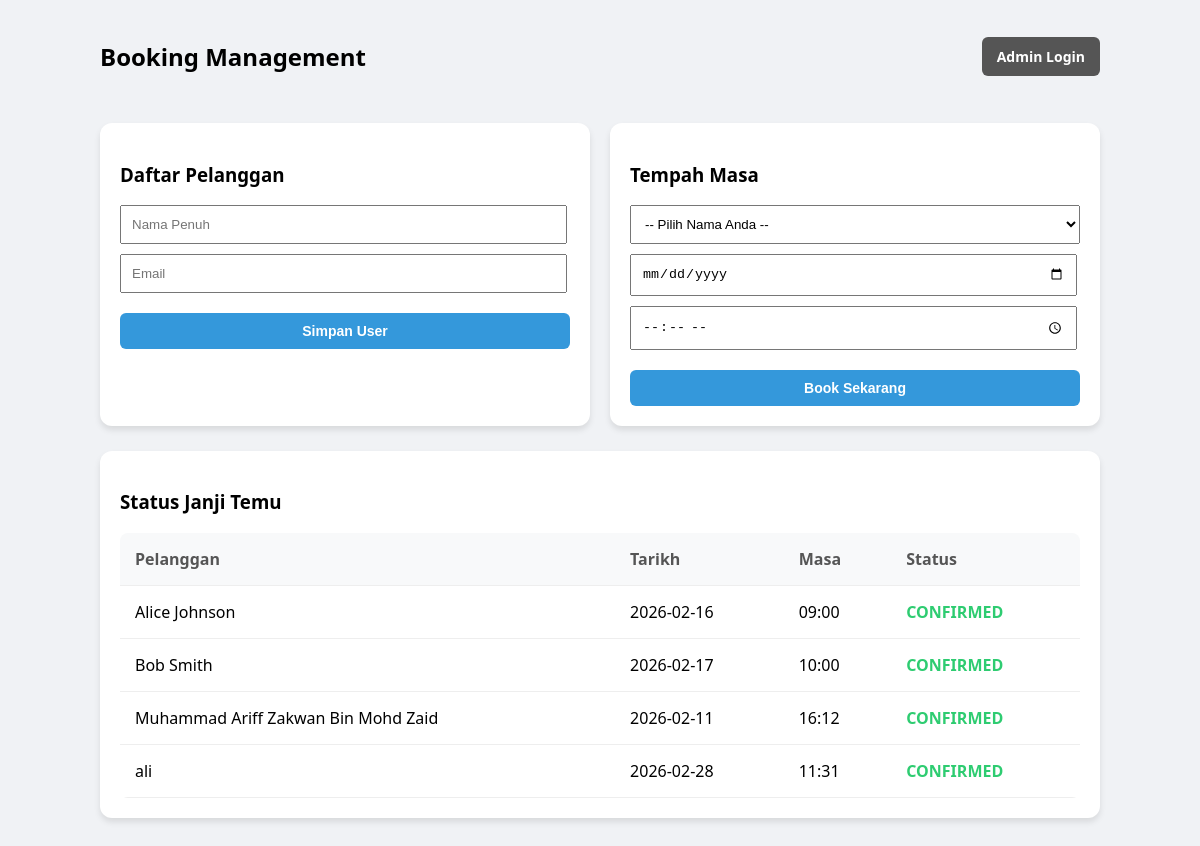
The page / on the database its author committed.
### tables this page shows
CREATE TABLE appointments (
    id INTEGER PRIMARY KEY AUTOINCREMENT,
    user_id INTEGER NOT NULL,
    appointment_date DATE NOT NULL,
    appointment_time TIME NOT NULL,
    duration_minutes INTEGER DEFAULT 30,
    status TEXT DEFAULT 'pending',
    notes TEXT,
    created_at DATETIME DEFAULT CURRENT_TIMESTAMP,
    FOREIGN KEY (user_id) REFERENCES users(id)
);

CREATE TABLE users (
    id INTEGER PRIMARY KEY AUTOINCREMENT,
    name TEXT NOT NULL,
    email TEXT UNIQUE NOT NULL,
    phone TEXT,
    created_at DATETIME DEFAULT CURRENT_TIMESTAMP
);

### app.py (the view)
@app.route('/')
def home():
    conn = get_db_connection()
    users = conn.execute('SELECT * FROM users').fetchall()
    is_admin = session.get('admin_logged_in', False)
    appointments = conn.execute('''
        SELECT a.*, u.name as user_name
        FROM appointments a
        JOIN users u ON a.user_id = u.id
    ''').fetchall()
    conn.close()
    return render_template('index.html', users=users, appointments=appointments, is_admin=is_admin)

### app.py (called while the page is built)
def get_db_connection():
    conn = sqlite3.connect(DB_PATH)
    conn.row_factory = sqlite3.Row
    return conn

### templates/index.html (shortened to what this page needs)
<!DOCTYPE html>
<html lang="ms">
<head>
</head>
<body>
    <header style="display: flex; justify-content: space-between; align-items: center; margin-bottom: 30px;">
        <h2>Booking Management</h2>
        {% if is_admin %}
            <div>
                <span style="margin-right: 15px;">👤 Admin: <b>{{ session['admin_user'] }}</b></span>
                <a href="/logout" style="color: red;">Logout</a>
            </div>
        {% else %}
            <a href="/login" class="btn" style="background: #555; color: white;">Admin Login</a>
        {% endif %}
    </header>
    <div class="flex">
        <div class="card" style="flex: 1;">
            <h3>Daftar Pelanggan</h3>
            <form action="/add_user_form" method="POST">
                <input type="text" name="name" placeholder="Nama Penuh" style="width:94%; padding:10px; margin-bottom:10px;" required>
                <input type="email" name="email" placeholder="Email" style="width:94%; padding:10px; margin-bottom:10px;" required>
                <button type="submit" class="btn btn-primary">Simpan User</button>
            </form>
        </div>
        <div class="card" style="flex: 1;">
            <h3>Tempah Masa</h3>
            <form action="/add_app_form" method="POST">
                <select name="user_id" style="width:100%; padding:10px; margin-bottom:10px;" required>
                    <option value="">-- Pilih Nama Anda --</option>
                </select>
                <input type="date" name="appointment_date" style="width:94%; padding:10px; margin-bottom:10px;" required>
                <input type="time" name="appointment_time" style="width:94%; padding:10px; margin-bottom:10px;" required>
                <button type="submit" class="btn btn-primary">Book Sekarang</button>
            </form>
        </div>
    </div>
    <div class="card">
        <h3>Status Janji Temu</h3>
        <table>
            <tr>
                <th>Pelanggan</th>
                <th>Tarikh</th>
                <th>Masa</th>
                <th>Status</th>
            </tr>
            {% for app in appointments %}
            <tr>
                <td>{{ app.user_name }}</td>
                <td>{{ app.appointment_date }}</td>
                <td>{{ app.appointment_time }}</td>
                <td class="status-{{ app.status }}">{{ app.status.upper() }}</td>
            </tr>
            {% endfor %}
        </table>
    </div>
</body>
</html>

### templates/index.html (style rules this page uses)
body { font-family: 'Segoe UI', sans-serif; max-width: 1000px; margin: auto; padding: 20px; background: #f0f2f5; }
.card { background: white; padding: 20px; border-radius: 12px; box-shadow: 0 4px 6px rgba(0,0,0,0.1); margin-bottom: 25px; }
.flex { display: flex; gap: 20px; }
table { width: 100%; border-collapse: collapse; background: white; border-radius: 8px; overflow: hidden; }
th, td { padding: 15px; text-align: left; border-bottom: 1px solid #eee; }
th { background: #f8f9fa; color: #555; }
.btn { padding: 10px 15px; border: none; border-radius: 6px; cursor: pointer; text-decoration: none; font-weight: bold; font-size: 14px; }
.btn-primary { background: #3498db; color: white; width: 100%; margin-top: 10px; }
.status-confirmed { color: #2ecc71; font-weight: bold; }

### rows shown on the page
appointments: user_name "Alice Johnson", appointment_date "2026-02-16", appointment_time "09:00", status "CONFIRMED"
appointments: user_name "Bob Smith", appointment_date "2026-02-17", appointment_time "10:00", status "CONFIRMED"
appointments: user_name "Muhammad Ariff Zakwan Bin Mohd Zaid", appointment_date "2026-02-11", appointment_time "16:12", status "CONFIRMED"
appointments: user_name "ali", appointment_date "2026-02-28", appointment_time "11:31", status "CONFIRMED"
